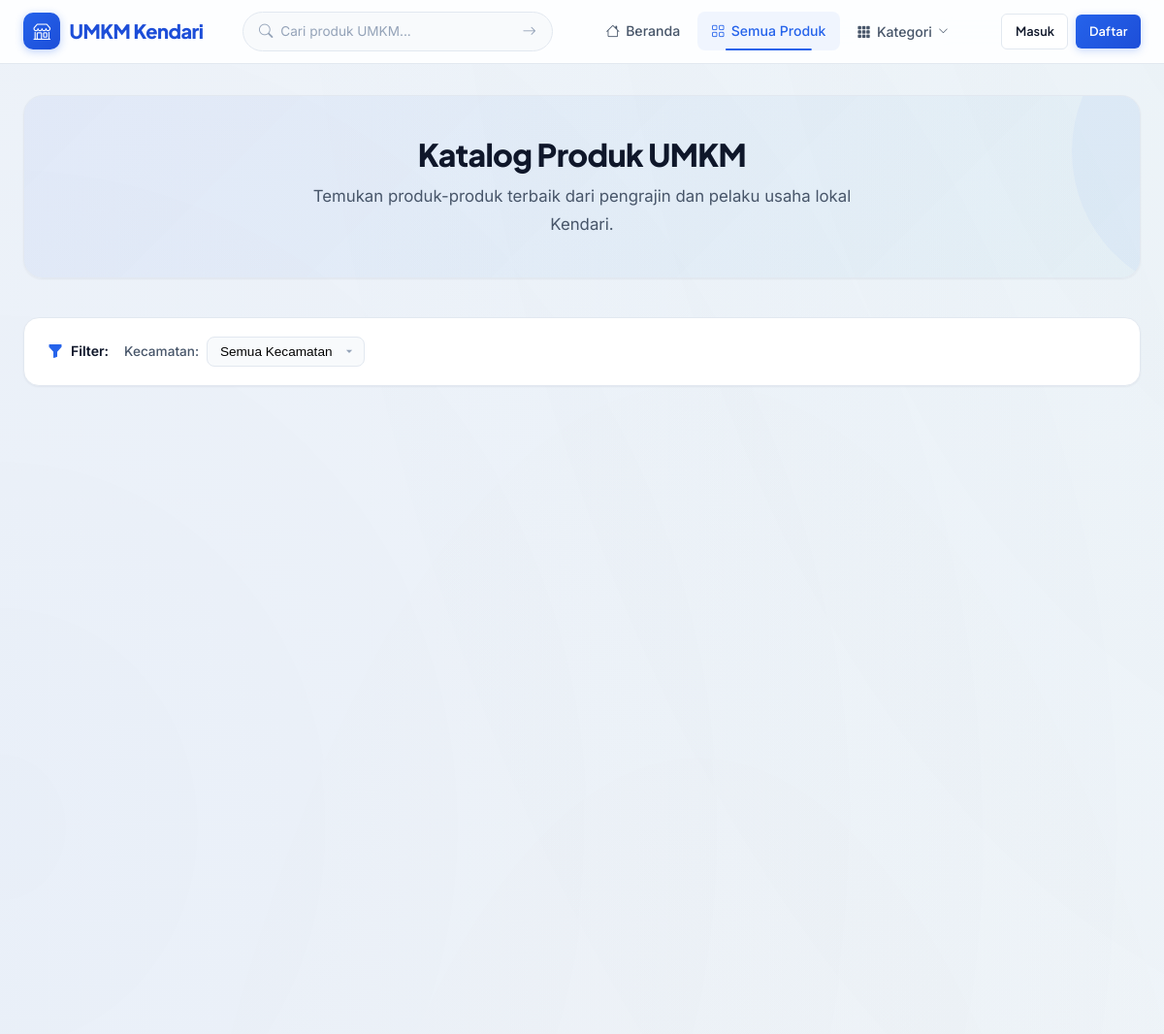
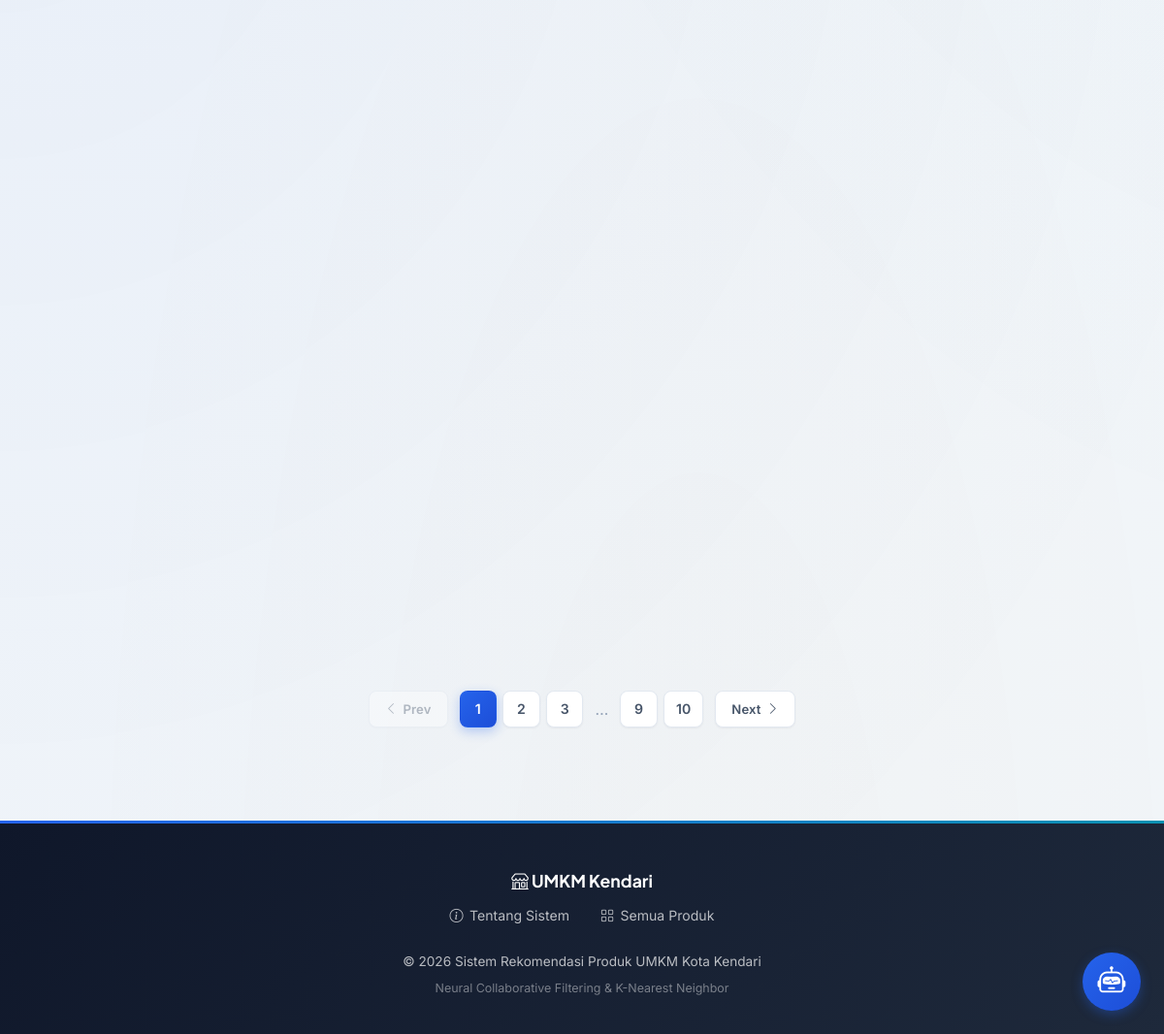
/produk, run on an earlier commit of the app's database (2 pictures, top to bottom).
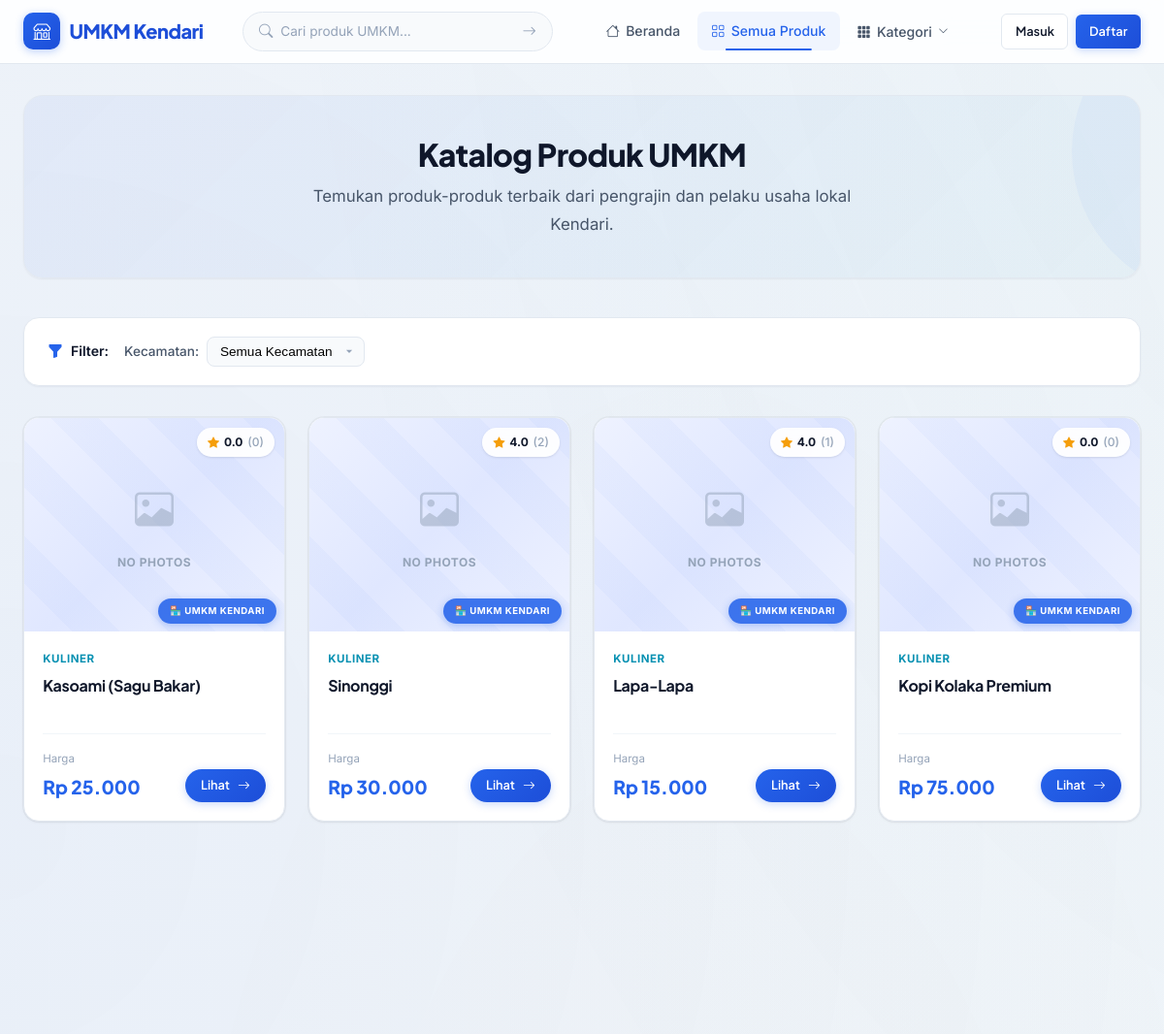
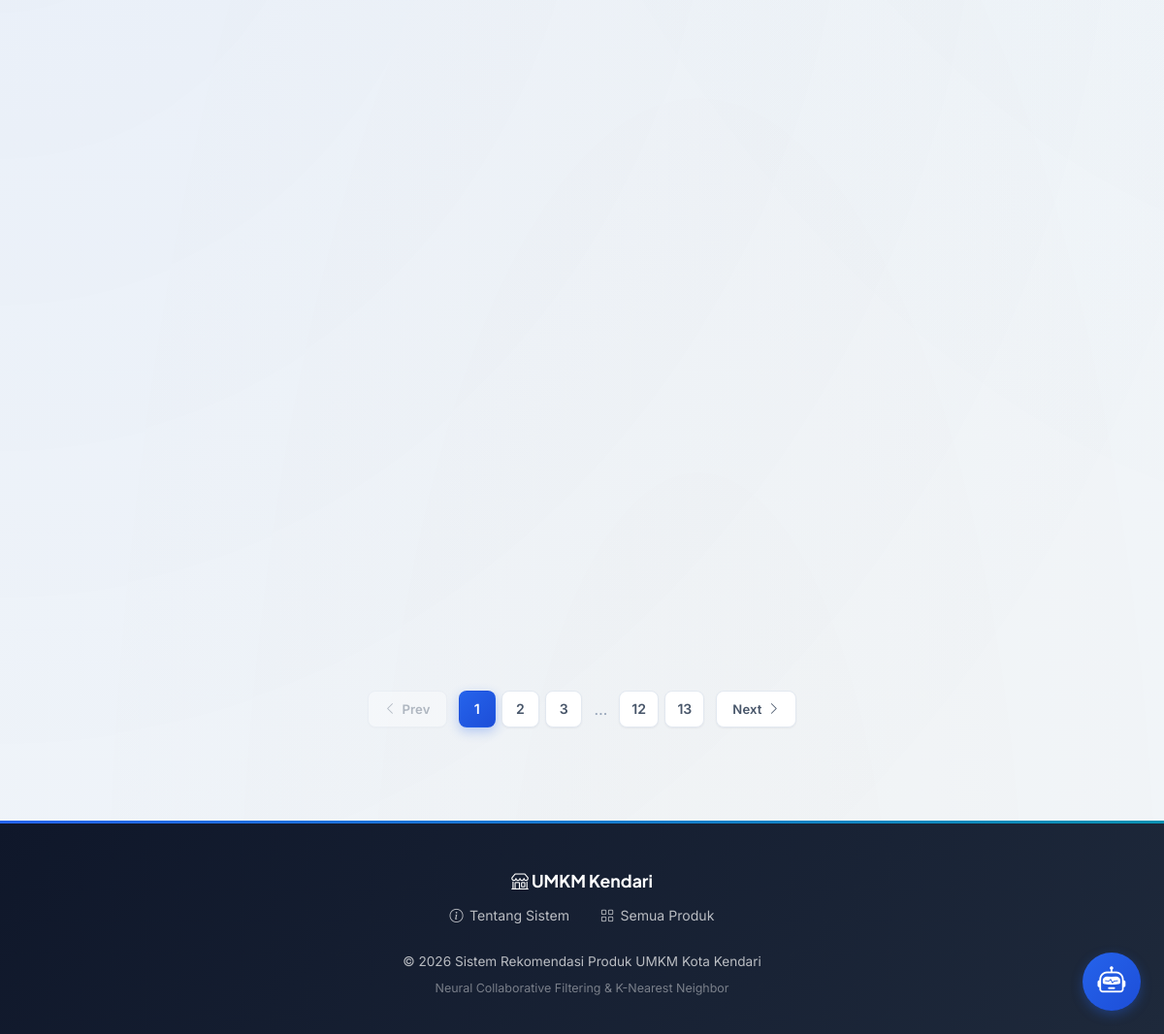
And on a later commit of the database (2 pictures, top to bottom).
### tables this page shows
CREATE TABLE produk (
            id INTEGER PRIMARY KEY AUTOINCREMENT,
            nama TEXT NOT NULL,
            deskripsi TEXT DEFAULT '',
            harga REAL NOT NULL DEFAULT 0,
            stok INTEGER NOT NULL DEFAULT 0,
            gambar TEXT DEFAULT 'default.jpg',
            kategori_id INTEGER,
            seller_id INTEGER NOT NULL,
            created_at TIMESTAMP DEFAULT CURRENT_TIMESTAMP, tersedia INTEGER NOT NULL DEFAULT 1, kecamatan TEXT DEFAULT 'Kendari',
            FOREIGN KEY (kategori_id) REFERENCES kategori(id) ON DELETE SET NULL,
            FOREIGN KEY (seller_id) REFERENCES users(id) ON DELETE CASCADE
        );

### routes/main.py (the view)
@main_bp.route('/produk')
def list_produk():
    kecamatan = request.args.get('kecamatan', '')
    kategori_id = request.args.get('kategori', type=int)
    page = request.args.get('page', 1, type=int)
    per_page = 12
    if kecamatan:
        all_produk = Produk.get_by_kecamatan(kecamatan)
    elif kategori_id:
        all_produk = Produk.get_by_kategori(kategori_id)
    else:
        all_produk = Produk.get_all()
    total = len(all_produk)
    total_pages = max(1, (total + per_page - 1) // per_page)
    page = min(page, total_pages)
    start = (page - 1) * per_page
    produk_list = all_produk[start:start + per_page]
    kategori_list = Kategori.get_all()
    kecamatan_list = Produk.get_kecamatan_list()
    return render_template('produk/list.html',
                           produk_list=produk_list,
                           kategori_list=kategori_list,
                           kecamatan_list=kecamatan_list,
                           selected_kecamatan=kecamatan,
                           page=page,
                           total_pages=total_pages,
                           total=total)

### models/database.py (called while the page is built)
def get_db():
    from flask import g
    if 'db' not in g:
        g.db = sqlite3.connect(DATABASE)
        g.db.row_factory = sqlite3.Row
        g.db.execute("PRAGMA foreign_keys = ON")
    return g.db

### models/kategori.py (called while the page is built)
    @staticmethod
    def get_all():
        db = get_db()
        rows = db.execute('SELECT * FROM kategori ORDER BY nama').fetchall()
        return [Kategori(**dict(row)) for row in rows]

### models/produk.py (called while the page is built)
    @staticmethod
    def _base_query():
        return '''
            SELECT p.*,
                   k.nama as kategori_nama,
                   u.nama_lengkap as seller_nama,
                   u.no_telepon as seller_no_telepon,
                   COALESCE(AVG(r.score), 0) as avg_rating,
                   COUNT(r.id) as total_rating
            FROM produk p
            LEFT JOIN kategori k ON p.kategori_id = k.id
            LEFT JOIN users u ON p.seller_id = u.id
            LEFT JOIN ratings r ON p.id = r.produk_id
        '''

    @staticmethod
    def get_kecamatan_list():
        db = get_db()
        rows = db.execute('SELECT DISTINCT kecamatan FROM produk ORDER BY kecamatan').fetchall()
        return [row['kecamatan'] for row in rows]

### templates/produk/list.html (shortened to what the changed rows need)
{% extends "base.html" %}
{% block content %}
<div class="container" style="padding-top: 2rem;">
    <div class="page-hero">
        {% if search_keyword %}
        <div class="page-hero-icon">
            <i class="bi bi-search"></i>
        </div>
        <h1>
            Hasil Pencarian: "<span style="color:var(--primary);">{{ search_keyword }}</span>"
        </h1>
        <p>Ditemukan <strong>{{ total }}</strong> produk UMKM yang sesuai dengan pencarian Anda.</p>
        {% else %}
        <h1>Katalog Produk UMKM</h1>
        {% endif %}
    </div>
    {% if produk_list %}
    <div class="product-grid">
        {% for produk in produk_list %}
        <div class="product-card" style="display: flex; flex-direction: column; height: 100%;">
            <div class="card-image" style="height: 220px; position: relative;">
                <a href="{{ url_for('main.detail_produk', produk_id=produk.id) }}" class="product-image-wrapper">
                    <div class="no-photo-placeholder" style="display: none; position: absolute; top: 0; left: 0; right: 0; bottom: 0;">
                        <i class="bi bi-image"></i>
                        <span>No Photos</span>
                    </div>
                </a>
                <div class="rating-badge">
                    <i class="bi bi-star-fill"></i> {{ "{:.1f}".format(produk.avg_rating) }} <span style="color: var(--text-muted); font-weight: 500;">({{ produk.total_rating }})</span>
                </div>
            </div>
            <div class="card-body" style="flex: 1; display: flex; flex-direction: column;">
                <div class="card-category">
                    {{ produk.kategori_nama or 'Umum' }}
                </div>
                <h3 class="card-title" style="min-height: 2.8rem; margin-bottom: auto;">
                    <a href="{{ url_for('main.detail_produk', produk_id=produk.id) }}">{{ produk.nama }}</a>
                </h3>
                <div class="card-footer-bar">
                    <div>
                        <div class="card-price-label">Harga</div>
                        <div class="card-price-value">Rp {{ "{:,.0f}".format(produk.harga).replace(',', '.') }}</div>
                    </div>
                    <a href="{{ url_for('main.detail_produk', produk_id=produk.id) }}" class="btn btn-primary btn-sm" style="border-radius: var(--radius-full); padding: 0.4rem 1rem;">
                        Lihat <i class="bi bi-arrow-right"></i>
                    </a>
                </div>
            </div>
        </div>
        {% endfor %}
    </div>
    {% if total_pages is defined and total_pages > 1 %}
    {% set qs_parts = [] %}
    {% if search_keyword %}{% set _ = qs_parts.append('q=' ~ search_keyword) %}{% endif %}
    {% if request.args.get('kategori') %}{% set _ = qs_parts.append('kategori=' ~ request.args.get('kategori')) %}{% endif %}
    {% if request.args.get('kecamatan') %}{% set _ = qs_parts.append('kecamatan=' ~ request.args.get('kecamatan')) %}{% endif %}
    {% set base_qs = qs_parts | join('&') %}
    {% set sep = '&' if base_qs else '' %}
    <div class="pagination-wrapper">
        <div class="page-numbers">
            {% for p in range(1, total_pages + 1) %}
                {% if p == page %}
                <span class="page-btn active">{{ p }}</span>
                {% elif p <= 2 or p > total_pages - 2 or (p >= page - 2 and p <= page + 2) %}
                <a href="?{{ base_qs }}{{ sep }}page={{ p }}" class="page-btn">{{ p }}</a>
                {% elif p == 3 or p == total_pages - 2 %}
                <span class="page-ellipsis">…</span>
                {% endif %}
            {% endfor %}
        </div>
    </div>
    {% endif %}
    {% endif %}
</div>
{% endblock %}

What changed in the data, as far as the page shows it:
added produk: avg_rating "0.0", total_rating "0", kategori_nama "KULINER", nama "Kasoami (Sagu Bakar)", harga "25.000"
added produk: avg_rating "4.0", total_rating "2", kategori_nama "KULINER", nama "Sinonggi", harga "30.000"
added produk: avg_rating "4.0", total_rating "1", kategori_nama "KULINER", nama "Lapa-Lapa", harga "15.000"
added produk: avg_rating "0.0", total_rating "0", kategori_nama "KULINER", nama "Kopi Kolaka Premium", harga "75.000"
Also different on the page:
new list line: "12"
new list line: "13"
list line gone: "9"
list line gone: "10"
